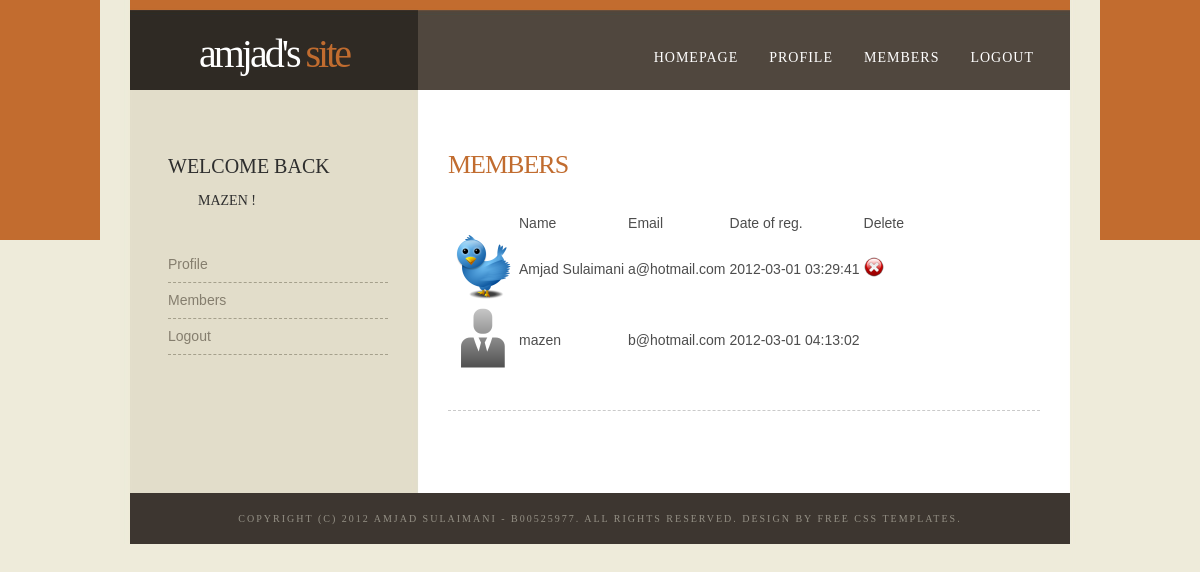
The page /members.php (signed in) on the database its author committed.
### tables this page shows
CREATE TABLE `a3_user_info` (
  `u_id` int(10) NOT NULL auto_increment,
  `username` varchar(55) default NULL,
  `email` varchar(55) default NULL,
  `pass` varchar(100) default NULL,
  `avatar` varchar(255) default 'uploads/default_avatar.jpg',
  `registration_date` timestamp NOT NULL default CURRENT_TIMESTAMP,
  PRIMARY KEY  (`u_id`)
);

### members.php (the view, shortened to what this page needs)
<?php
	require_once('includes/config.php');
	$link = mysqli_connect($db_host, $db_user, $db_pass, $db_name) or die('Your DB connection is misconfigured. Enter the correct values and try again.');
?>
<!DOCTYPE html PUBLIC "-//W3C//DTD XHTML 1.0 Strict//EN" "http://www.w3.org/TR/xhtml1/DTD/xhtml1-strict.dtd">
<html xmlns="http://www.w3.org/1999/xhtml">
<head>
<link href="css/style.css" rel="stylesheet" type="text/css" media="screen" />
</head>
<body>
<div id="wrapper">
	<div id="wrapper2">
		<div id="header" class="container">
			<div id="logo">
				<h1><a href="index.php">Amjad's <span> site</span></a></h1>
			</div>
			<div id="menu">
				<ul>
					<?php include('includes/menu.php'); ?>
				</ul>
			</div>
		</div>
		<div id="page">
			<div id="content">
				<div class="post">
					<h2 class="title"><a href="#">Members </a></h2>
					<div style="clear: both;">&nbsp;</div>
					<div class="entry">
						<p><div>
    <?php
		$query = "SELECT * FROM a3_user_info";
		$result = mysqli_query($link, $query);
		echo "<table>";
		echo "<td></td>";
		echo "<td>Name</td>";
		echo "<td>Email</td>";
		echo "<td>Date of reg.</td>";
		echo "<td>Delete</td>";
		while ($row = mysqli_fetch_assoc($result)) {
			echo "<tr>";
			echo "<td><a style='text-decoration:none' href='profile.php'><img src='".$row['avatar']."' height='64' width='64'/></a></td>";
			echo "<td>".$row['username']."</td>";
			echo "<td>".$row['email']."</td>";
			echo "<td>".$row['registration_date']."</td>";
			if(isset($_SESSION['user_id']))
			{
				 $ut = $_SESSION['user_id'];
				 $user_id = $row['u_id'];
				 if(strnatcmp($ut, $user_id))
				 {
						echo "<td><a style='text-decoration:none' href='members.php?del_id=".$row['u_id']."' title='Delete this user'><img src='images/delete.png' alt='( X )' height='20' width='20'/></a></td>";
				 }
			}
			echo "</tr>";
		}
		echo "</table>";
		?>
</div>
			?>  </p>
					</div>
				</div>
				<div style="clear: both;">&nbsp;</div>
			</div>
			<div id="sidebar">
				<ul>
					<li>
						<div id="search" >
								<div>
									<?php include('includes/login.php'); ?>
								</div>
						</div>
						<div style="clear: both;">&nbsp;</div>
					</li>
				</ul>
			</div>
			<div style="clear: both;">&nbsp;</div>
		</div>
		<div id="footer">
			<p>Copyright (c) 2012 Amjad Sulaimani - B00525977. All rights reserved. Design by <a href="http://www.freecsstemplates.org/">Free CSS Templates</a>.</p>
		</div>
	</div>
</div>
</body>
</html>

### css/style.css (style rules this page uses)
body { margin: 0; padding: 0; background: #EEEBDA url(../images/img01.jpg) repeat-x left top; font-family: Arial, Helvetica, sans-serif; font-size: 14px; color: #4D4D4D; }
h1, h2, h3 { margin: 0; padding: 0; font-weight: normal; font-family: 'Arvo', serif; color: #056303; }
h1 { font-size: 2em; }
h2 { font-size: 2.8em; }
p, ul, ol { margin-top: 0; line-height: 240%; }
a { text-decoration: none; color: #C16C2F; }
#wrapper { background: url(../images/img03.jpg) repeat-y center top; }
#wrapper2 { background: url(../images/img02.jpg) no-repeat center top; }
.container { width: 1000px; margin: 0px auto; }
#header { width: 940px; height: 100px; margin: 0px auto; padding: 0px; }
#logo { float: left; width: 288px; height: 100px; margin: 0; padding: 0; color: #FFFFFF; }
#logo h1 { padding: 30px 0px 0px 0px; letter-spacing: -3px; text-align: center; text-transform: lowercase; font-size: 40px; }
#logo h1 span { color: #C16C2F; }
#logo h1 a { color: #FFFFFF; }
#logo a { border: none; background: none; text-decoration: none; color: #000000; }
#search { float: right; width: 280px; height: 60px; padding: 20px 0px 0px 0px; }
#menu { float: right; width: 652px; height: 100px; margin: 0px auto; padding: 0px; }
#menu ul { float: right; margin: 0; padding: 50px 20px 0px 0px; list-style: none; line-height: normal; }
#page { width: 940px; margin: 0px auto; padding: 30px 0px; }
#content { float: right; width: 592px; padding: 0px 30px; }
.post { overflow: hidden; margin-bottom: 20px; border-bottom: 1px dashed #CACACA; }
.post .title { margin: 0px; padding: 7px 0px 0px 0px; letter-spacing: -1px; }
.post .title a { border: none; letter-spacing: 1px; letter-spacing: -1px; text-align: left; text-transform: uppercase; font-size: 26px; font-weight: normal; color: #C16C2F; }
.post .entry { padding: 0px 0px 30px 0px; padding-bottom: 20px; text-align: justify; }
#sidebar { float: left; width: 288px; margin: 0px; color: #726B63; }
#sidebar ul { margin: 0; padding: 0; list-style: none; }
#sidebar li { margin: 0; padding: 0; }
#footer { width: 940px; margin: 0px auto; padding: 20px 0px; background: #3D3630; color: #949085; }
#footer p { margin: 0; line-height: normal; letter-spacing: 2px; text-align: center; text-decoration: none; text-align: center; text-transform: uppercase; font-family: 'Arvo', serif; font-weight: normal; font-size: 10px; }
#footer a { color: #949085; }

### rows shown on the page
a3_user_info: avatar (picture), username "Amjad Sulaimani", email "a@hotmail.com", registration_date "2012-03-01 03:29:41"
a3_user_info: avatar (picture), username "mazen", email "b@hotmail.com", registration_date "2012-03-01 04:13:02"

### other values the page prints
$_SESSION['user_name'] "MAZEN"
